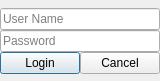
<?xml version="1.0" encoding="UTF-8"?>
<ui version="4.0">
 <class>LoginDialog</class>
 <widget class="QDialog" name="LoginDialog">
  <property name="geometry">
   <rect>
    <x>0</x>
    <y>0</y>
    <width>160</width>
    <height>81</height>
   </rect>
  </property>
  <property name="windowTitle">
   <string>Dialog</string>
  </property>
  <layout class="QFormLayout" name="formLayout">
   <property name="sizeConstraint">
    <enum>QLayout::SetMinimumSize</enum>
   </property>
   <property name="labelAlignment">
    <set>Qt::AlignCenter</set>
   </property>
   <property name="formAlignment">
    <set>Qt::AlignJustify|Qt::AlignVCenter</set>
   </property>
   <property name="horizontalSpacing">
    <number>0</number>
   </property>
   <property name="verticalSpacing">
    <number>0</number>
   </property>
   <property name="leftMargin">
    <number>0</number>
   </property>
   <property name="topMargin">
    <number>0</number>
   </property>
   <property name="rightMargin">
    <number>0</number>
   </property>
   <property name="bottomMargin">
    <number>0</number>
   </property>
   <item row="0" column="0">
    <layout class="QVBoxLayout" name="verticalLayout_LoginDialog">
     <item>
      <layout class="QVBoxLayout" name="verticalLayout_TextFields">
       <item>
        <widget class="QLineEdit" name="lineEdit_UserName">
         <property name="placeholderText">
          <string>User Name</string>
         </property>
        </widget>
       </item>
       <item>
        <widget class="QLineEdit" name="lineEdit_LoginPassword">
         <property name="echoMode">
          <enum>QLineEdit::Password</enum>
         </property>
         <property name="placeholderText">
          <string>Password</string>
         </property>
        </widget>
       </item>
      </layout>
     </item>
     <item>
      <layout class="QHBoxLayout" name="horizontalLayout_Buttons">
       <item>
        <widget class="QPushButton" name="pushButton_Login">
         <property name="text">
          <string>Login</string>
         </property>
        </widget>
       </item>
       <item>
        <widget class="QPushButton" name="pushButton_Cancel">
         <property name="text">
          <string>Cancel</string>
         </property>
        </widget>
       </item>
      </layout>
     </item>
    </layout>
   </item>
  </layout>
 </widget>
 <resources/>
 <connections/>
</ui>
